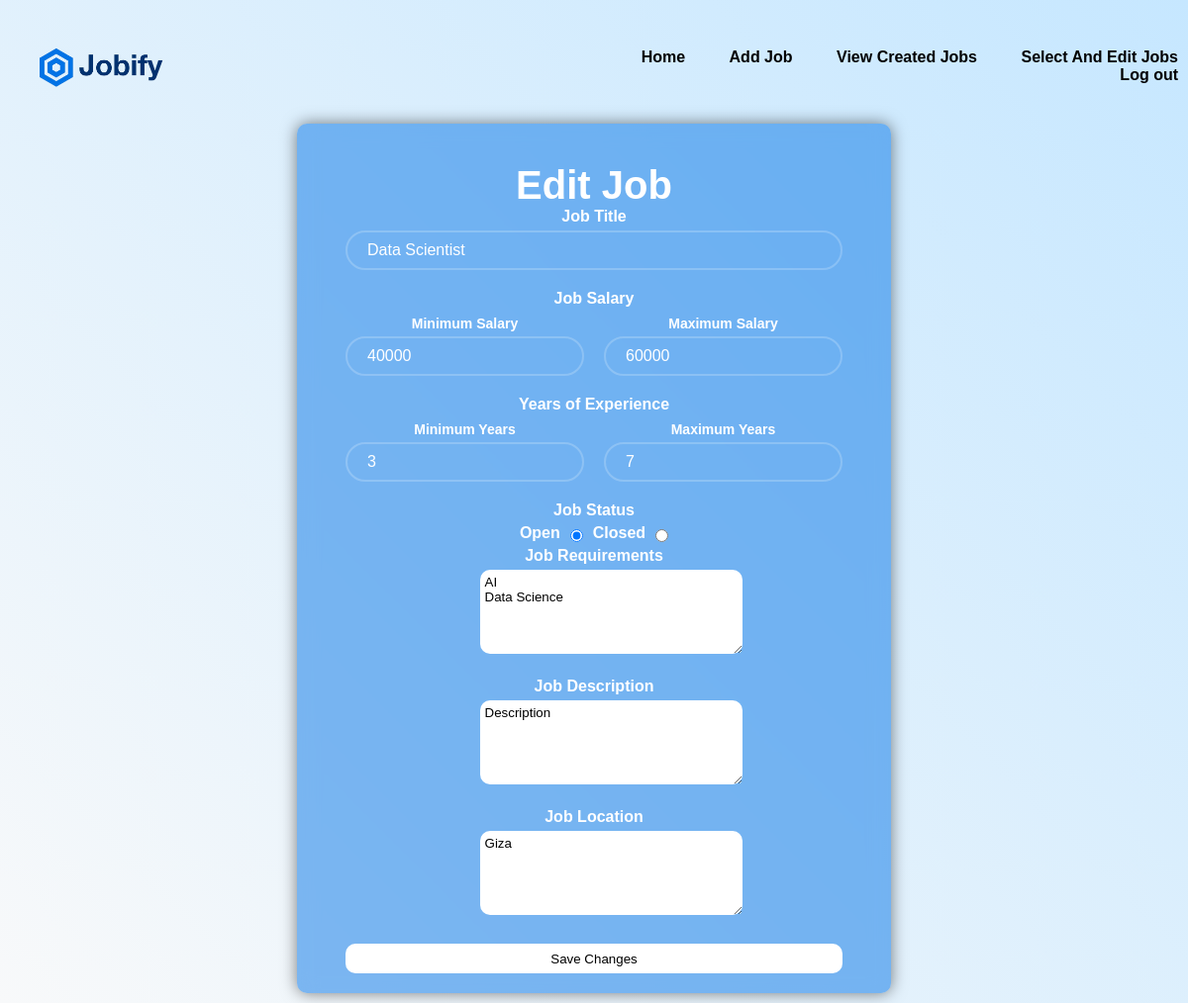
Before: /editAdminJob/8/ (signed in) with the older database file.
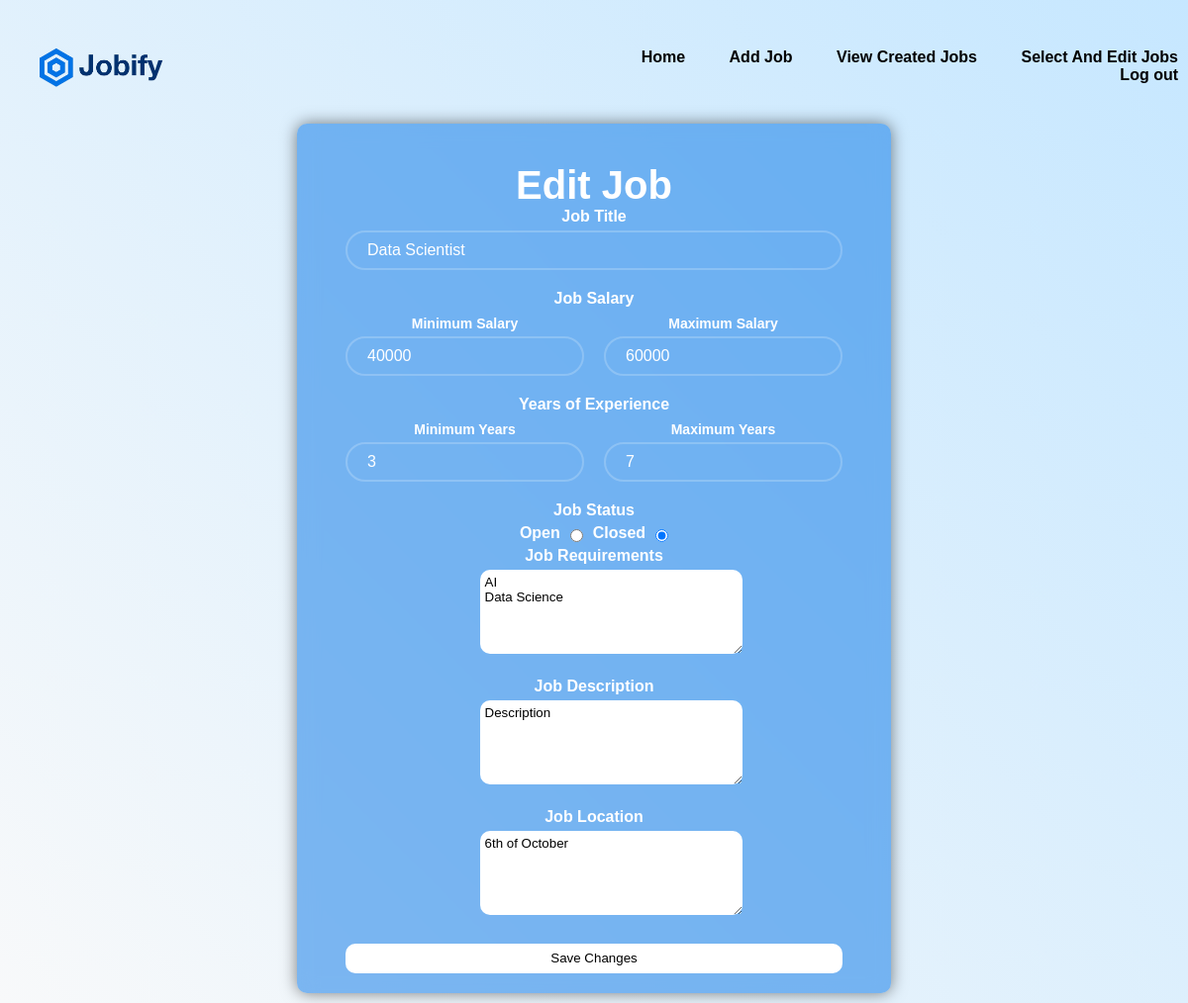
After: the same page with the newer database file.
### base/models.py (models this page shows, shortened)
class Job(models.Model):
    STATUS_CHOICES = [
        ('Open', 'Open'),
        ('Closed', 'Closed'),
    ]
    employer = models.ForeignKey(User, on_delete=models.CASCADE, related_name='posted_jobs')
    title = models.CharField(max_length=200)
    description = models.TextField()
    min_experience = models.IntegerField(default=0, null = False)  # New: For filtering
    max_experience = models.IntegerField(default=1, null = False)   # New
    min_salary = models.IntegerField(default=0, null = False)      # New: Replace CharField
    max_salary = models.IntegerField(default=0, null = False)      # New
    requirements = models.TextField()
    location = models.CharField(max_length=200)
    status = models.CharField(max_length=10, choices=STATUS_CHOICES, default='Open')  # New
    datePosted = models.DateTimeField(auto_now_add=True)
    updateDate = models.DateTimeField(auto_now=True)
    class Meta:
        ordering = ['-updateDate', '-datePosted']

### base/views.py (the view, shortened to what this page needs)
# urls.py: path('editAdminJob/<int:job_id>/', views.editAdminJob, name='editAdminJob'),
@login_required(login_url='login')
def editAdminJob(request, job_id):
    if not request.user.is_admin:
        messages.error(request, "Unauthorized access")
        return redirect('home')
    job = get_object_or_404(Job, id=job_id, employer=request.user)
    experience_range = f"{job.min_experience}-{job.max_experience} years experience"
    salary_range = f"{job.min_salary}${job.max_salary}$"
    return render(request, 'base/editAdminJob.html', {
        'job': job,
        'experience_range': experience_range,
        'salary_range': salary_range
    })

### base/templates/base/editAdminJob.html (shortened to what this page needs)
{% extends "main.html" %}
{% load static %}
{% block styles %}
<link rel="stylesheet" href="{% static 'css/global.css' %}">
<link rel="stylesheet" href="{% static 'css/addJobOpportunity.css' %}">
{% endblock styles %}
{% block content %}
    <div class="job-opport">
        <h1>Edit Job</h1>
        <form method="POST" class="add-details">
            <div class="input-box">
                <label><strong>Job Title</strong></label>
                <input type="text" name="job-title" value="{{ job.title }}" placeholder="Write the Job title here" required>
            </div>
            <div class="input-box">
                <label><strong>Job Salary</strong></label>
                <div class="range-inputs">
                    <div class="range-group">
                        <label>Minimum Salary</label>
                        <input type="text" name="min_salary" value="{{ job.min_salary }}" placeholder="min salary" required>
                    </div>
                    <div class="range-group">
                        <label>Maximum Salary</label>
                        <input type="text" name="max_salary" value="{{ job.max_salary }}" placeholder="max salary" required>
                    </div>
                </div>
            </div>
            <div class="input-box">
                <label><strong>Years of Experience</strong></label>
                <div class="range-inputs">
                    <div class="range-group">
                        <label>Minimum Years</label>
                        <input type="text" name="min_experience" value="{{ job.min_experience }}" placeholder="min experience" required>
                    </div>
                    <div class="range-group">
                        <label>Maximum Years</label>
                        <input type="text" name="max_experience" value="{{ job.max_experience }}" placeholder="max experience" required>
                    </div>
                </div>
            </div>
            <label><strong>Job Status</strong></label>
            <div class="stat">
                <label>Open</label>
                <input type="radio" name="status" value="Open" {% if job.status == "Open" %}checked{% endif %}>
                <label>Closed</label>
                <input type="radio" name="status" value="Closed" {% if job.status == "Closed" %}checked{% endif %}>
            </div>
            <div class="input-box">
                <label><strong>Job Requirements</strong></label>
                <textarea class="dis" name="Requirements" placeholder="Write the requirements here" cols="30" rows="5" required>{{ job.requirements }}</textarea>
            </div>
            <div class="input-box">
                <label><strong>Job Description</strong></label>
                <textarea class="dis" name="Description" placeholder="Write the description here" cols="30" rows="5" required>{{ job.description }}</textarea>
            </div>
            <div class="input-box">
                <label><strong>Job Location</strong></label>
                <textarea class="dis" name="Location" placeholder="Write the location here" cols="30" rows="5" required>{{ job.location }}</textarea>
            </div>
            <button class="btn" type="submit">Save Changes</button>
        </form>
    </div>
{% endblock %}

Changed rows visible on the page:
changed Job "Data Scientist": status "☑" → "☐"; status "☐" → "☑"; Location "Giza" → "6th of October"
